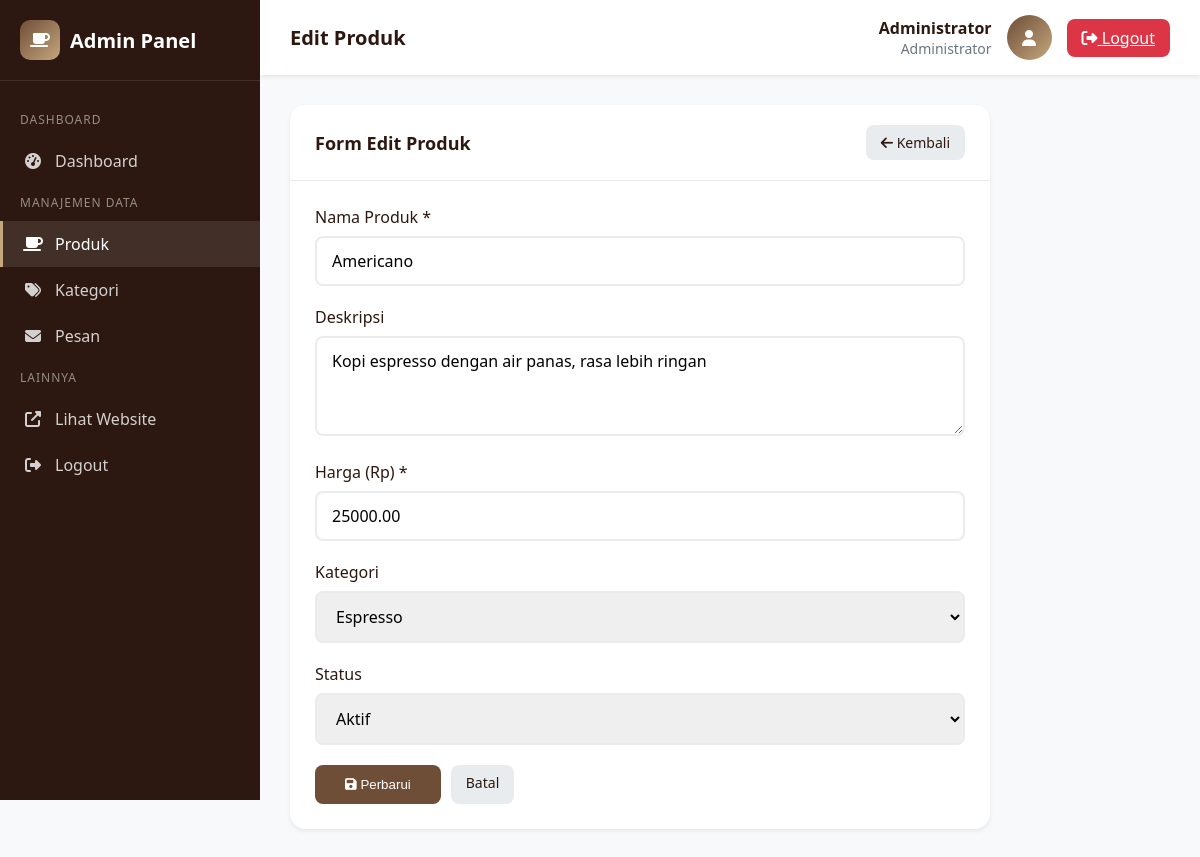
The page /admin/products/edit.php?id=1 (signed in) on the database its author committed.
### tables this page shows
CREATE TABLE IF NOT EXISTS products (
    id INT PRIMARY KEY AUTO_INCREMENT,
    nama_produk VARCHAR(200) NOT NULL,
    deskripsi TEXT,
    harga DECIMAL(10,2) NOT NULL,
    kategori_id INT,
    gambar VARCHAR(255),
    status ENUM('active', 'inactive') DEFAULT 'active',
    created_at TIMESTAMP DEFAULT CURRENT_TIMESTAMP,
    FOREIGN KEY (kategori_id) REFERENCES categories(id) ON DELETE SET NULL
);

CREATE TABLE IF NOT EXISTS categories (
    id INT PRIMARY KEY AUTO_INCREMENT,
    nama_kategori VARCHAR(100) NOT NULL,
    deskripsi TEXT,
    gambar VARCHAR(255),
    created_at TIMESTAMP DEFAULT CURRENT_TIMESTAMP
);

### config/functions.php (called while the page is built, shortened)
<?php
require_once 'database.php';
function getAllCategories()
{
    global $conn;
    $result = $conn->query("SELECT * FROM categories ORDER BY nama_kategori ASC");
    return $result->fetch_all(MYSQLI_ASSOC);
}
function getProductById($id)
{
    global $conn;
    $stmt = $conn->prepare("SELECT p.*, c.nama_kategori
                            FROM products p
                            LEFT JOIN categories c ON p.kategori_id = c.id
                            WHERE p.id = ?");
    $stmt->bind_param("i", $id);
    $stmt->execute();
    return $stmt->get_result()->fetch_assoc();
}

### admin/products/edit.php (the view, shortened to what this page needs)
<?php
require_once '../../config/functions.php';
$categories = getAllCategories();
$product_id = isset($_GET['id']) ? (int)$_GET['id'] : 0;
$product = getProductById($product_id);
?>
<!DOCTYPE html>
<html lang="id">
<head>
    <link rel="stylesheet" href="https://cdnjs.cloudflare.com/ajax/libs/font-awesome/6.4.0/css/all.min.css">
</head>
<body>
    <aside class="sidebar">
        <div class="sidebar-brand">
            <div class="logo-icon"><i class="fas fa-coffee"></i></div>
            <span>Admin Panel</span>
        </div>
        <nav class="sidebar-menu">
            <div class="menu-section">Dashboard</div>
            <a href="../index.php" class="menu-item">
                <i class="fas fa-tachometer-alt"></i>
                <span>Dashboard</span>
            </a>
            <div class="menu-section">Manajemen Data</div>
            <a href="index.php" class="menu-item active">
                <i class="fas fa-coffee"></i>
                <span>Produk</span>
            </a>
            <a href="../categories/index.php" class="menu-item">
                <i class="fas fa-tags"></i>
                <span>Kategori</span>
            </a>
            <a href="../messages/index.php" class="menu-item">
                <i class="fas fa-envelope"></i>
                <span>Pesan</span>
            </a>
            <div class="menu-section">Lainnya</div>
            <a href="../../index.php" class="menu-item" target="_blank">
                <i class="fas fa-external-link-alt"></i>
                <span>Lihat Website</span>
            </a>
            <a href="../logout.php" class="menu-item">
                <i class="fas fa-sign-out-alt"></i>
                <span>Logout</span>
            </a>
        </nav>
    </aside>
    <main class="main-content">
        <header class="admin-header">
            <h1 class="header-title">Edit Produk</h1>
            <div class="header-user">
                <div class="user-info">
                    <div class="user-name"><?= $_SESSION['admin_nama'] ?></div>
                    <div class="user-role">Administrator</div>
                </div>
                <div class="user-avatar"><i class="fas fa-user"></i></div>
                <a href="../logout.php" class="btn-logout"><i class="fas fa-sign-out-alt"></i> Logout</a>
            </div>
        </header>
        <div class="content">
            <div class="card">
                <div class="card-header">
                    <h2 class="card-title">Form Edit Produk</h2>
                    <a href="index.php" class="btn-back"><i class="fas fa-arrow-left"></i> Kembali</a>
                </div>
                <div class="card-body">
                    <form method="POST" action="">
                        <div class="form-group">
                            <label for="nama_produk">Nama Produk *</label>
                            <input type="text" id="nama_produk" name="nama_produk" value="<?= $product['nama_produk'] ?>" required>
                        </div>
                        <div class="form-group">
                            <label for="deskripsi">Deskripsi</label>
                            <textarea id="deskripsi" name="deskripsi"><?= $product['deskripsi'] ?></textarea>
                        </div>
                        <div class="form-group">
                            <label for="harga">Harga (Rp) *</label>
                            <input type="number" id="harga" name="harga" min="0" step="100" value="<?= $product['harga'] ?>" required>
                        </div>
                        <div class="form-group">
                            <label for="kategori_id">Kategori</label>
                            <select id="kategori_id" name="kategori_id">
                                <?php foreach($categories as $cat): ?>
                                <option value="<?= $cat['id'] ?>" <?= $product['kategori_id'] == $cat['id'] ? 'selected' : '' ?>>
                                    <?= $cat['nama_kategori'] ?>
                                </option>
                                <?php endforeach; ?>
                            </select>
                        </div>
                        <div class="form-group">
                            <label for="status">Status</label>
                            <select id="status" name="status">
                                <option value="active" <?= $product['status'] == 'active' ? 'selected' : '' ?>>Aktif</option>
                            </select>
                        </div>
                        <div class="btn-group">
                            <button type="submit" class="btn-submit">
                                <i class="fas fa-save"></i> Perbarui
                            </button>
                            <a href="index.php" class="btn-back">Batal</a>
                        </div>
                    </form>
                </div>
            </div>
        </div>
    </main>
</body>
</html>

### admin/products/edit.php (style rules this page uses)
:root { --primary: #6F4E37; --primary-dark: #5D4037; --dark: #2C1810; --white: #ffffff; --gray-100: #f8f9fa; --gray-200: #e9ecef; --gray-600: #6c757d; --danger: #dc3545; --shadow: 0 0.125rem 0.25rem rgba(0, 0, 0, 0.075); }
* { margin: 0; padding: 0; box-sizing: border-box; }
body { font-family: 'Segoe UI', Tahoma, Geneva, Verdana, sans-serif; background: var(--gray-100); min-height: 100vh; }
.sidebar { position: fixed; top: 0; left: 0; width: 260px; height: 100vh; background: var(--dark); color: var(--white); z-index: 100; }
.sidebar-brand { padding: 20px; display: flex; align-items: center; gap: 10px; border-bottom: 1px solid rgba(255, 255, 255, 0.1); }
.sidebar-brand .logo-icon { width: 40px; height: 40px; background: linear-gradient(135deg, var(--primary), #C4A77D); border-radius: 10px; display: flex; align-items: center; justify-content: center; }
.sidebar-brand span { font-size: 1.25rem; font-weight: 700; }
.sidebar-menu { padding: 20px 0; }
.menu-section { padding: 10px 20px; font-size: 0.75rem; text-transform: uppercase; color: rgba(255, 255, 255, 0.5); letter-spacing: 1px; }
.menu-item { padding: 12px 20px; display: flex; align-items: center; gap: 12px; color: rgba(255, 255, 255, 0.8); text-decoration: none; transition: all 0.3s; border-left: 3px solid transparent; }
.menu-item:hover, .menu-item.active { background: rgba(255, 255, 255, 0.1); color: var(--white); border-left-color: #C4A77D; }
.menu-item i { width: 20px; text-align: center; }
.main-content { margin-left: 260px; min-height: 100vh; }
.admin-header { background: var(--white); padding: 15px 30px; display: flex; justify-content: space-between; align-items: center; box-shadow: var(--shadow); }
.header-title { font-size: 1.25rem; font-weight: 600; color: var(--dark); }
.header-user { display: flex; align-items: center; gap: 15px; }
.user-info { text-align: right; }
.user-name { font-weight: 600; color: var(--dark); }
.user-role { font-size: 0.875rem; color: var(--gray-600); }
.user-avatar { width: 45px; height: 45px; background: linear-gradient(135deg, var(--primary), #C4A77D); border-radius: 50%; display: flex; align-items: center; justify-content: center; color: var(--white); }
.btn-logout { padding: 8px 15px; background: var(--danger); color: var(--white); border: none; border-radius: 8px; cursor: pointer; }
.content { padding: 30px; }
.card { background: var(--white); border-radius: 15px; box-shadow: var(--shadow); overflow: hidden; max-width: 700px; }
.card-header { padding: 20px 25px; border-bottom: 1px solid var(--gray-200); display: flex; justify-content: space-between; align-items: center; }
.card-title { font-size: 1.125rem; font-weight: 600; color: var(--dark); }
.btn-back { padding: 8px 15px; background: var(--gray-200); color: var(--dark); border: none; border-radius: 8px; text-decoration: none; font-size: 0.875rem; }
.card-body { padding: 25px; }
.form-group { margin-bottom: 20px; }
.form-group label { display: block; margin-bottom: 8px; font-weight: 500; color: var(--dark); }
.form-group input, .form-group select, .form-group textarea { width: 100%; padding: 12px 15px; border: 2px solid var(--gray-200); border-radius: 8px; font-size: 1rem; transition: all 0.3s; font-family: inherit; }
.form-group textarea { min-height: 100px; resize: vertical; }
.btn-submit { padding: 12px 30px; background: var(--primary); color: var(--white); border: none; border-radius: 8px; font-weight: 500; cursor: pointer; transition: all 0.3s; }
.btn-group { display: flex; gap: 10px; }

### rows shown on the page
products: nama_produk "Americano", deskripsi "Kopi espresso dengan air panas, rasa lebih ringan", harga "25000.00", kategori_id "Espresso", status "Aktif"

### other values the page prints
$_SESSION['admin_nama'] "Administrator"
